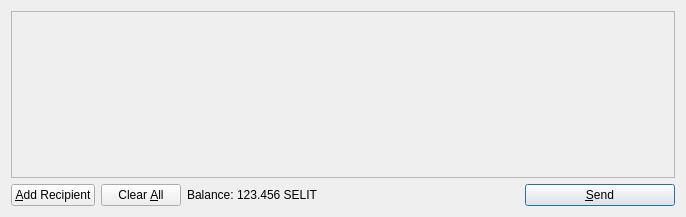
<?xml version="1.0" encoding="UTF-8"?>
<ui version="4.0">
 <class>SendCoinsDialog</class>
 <widget class="QDialog" name="SendCoinsDialog">
  <property name="geometry">
   <rect>
    <x>0</x>
    <y>0</y>
    <width>686</width>
    <height>217</height>
   </rect>
  </property>
  <property name="windowTitle">
   <string>Send Coins</string>
  </property>
  <layout class="QVBoxLayout" name="verticalLayout">
   <item>
    <widget class="QScrollArea" name="scrollArea">
     <property name="widgetResizable">
      <bool>true</bool>
     </property>
     <widget class="QWidget" name="scrollAreaWidgetContents">
      <property name="geometry">
       <rect>
        <x>0</x>
        <y>0</y>
        <width>666</width>
        <height>165</height>
       </rect>
      </property>
      <layout class="QVBoxLayout" name="verticalLayout_2">
       <property name="margin">
        <number>0</number>
       </property>
       <item>
        <layout class="QVBoxLayout" name="entries">
         <property name="spacing">
          <number>6</number>
         </property>
        </layout>
       </item>
       <item>
        <spacer name="verticalSpacer">
         <property name="orientation">
          <enum>Qt::Vertical</enum>
         </property>
         <property name="sizeHint" stdset="0">
          <size>
           <width>20</width>
           <height>40</height>
          </size>
         </property>
        </spacer>
       </item>
      </layout>
     </widget>
    </widget>
   </item>
   <item>
    <layout class="QHBoxLayout" name="horizontalLayout">
     <item>
      <widget class="QPushButton" name="addButton">
       <property name="toolTip">
        <string>Send to multiple recipients at once</string>
       </property>
       <property name="text">
        <string>&amp;Add Recipient</string>
       </property>
       <property name="icon">
        <iconset resource="../bitcoin.qrc">
         <normaloff>:/icons/add</normaloff>:/icons/add</iconset>
       </property>
       <property name="autoDefault">
        <bool>false</bool>
       </property>
      </widget>
     </item>
     <item>
      <widget class="QPushButton" name="clearButton">
       <property name="sizePolicy">
        <sizepolicy hsizetype="Minimum" vsizetype="Fixed">
         <horstretch>0</horstretch>
         <verstretch>0</verstretch>
        </sizepolicy>
       </property>
       <property name="toolTip">
        <string>Remove all transaction fields</string>
       </property>
       <property name="text">
        <string>Clear &amp;All</string>
       </property>
       <property name="icon">
        <iconset resource="../bitcoin.qrc">
         <normaloff>:/icons/remove</normaloff>:/icons/remove</iconset>
       </property>
       <property name="autoRepeatDelay">
        <number>300</number>
       </property>
       <property name="autoDefault">
        <bool>false</bool>
       </property>
      </widget>
     </item>
     <item>
      <layout class="QHBoxLayout" name="horizontalLayout_2">
       <property name="spacing">
        <number>3</number>
       </property>
       <item>
        <widget class="QLabel" name="label">
         <property name="text">
          <string>Balance:</string>
         </property>
        </widget>
       </item>
       <item>
        <widget class="QLabel" name="labelBalance">
         <property name="cursor">
          <cursorShape>IBeamCursor</cursorShape>
         </property>
         <property name="text">
          <string>123.456 SELIT</string>
         </property>
         <property name="textInteractionFlags">
          <set>Qt::LinksAccessibleByMouse|Qt::TextSelectableByKeyboard|Qt::TextSelectableByMouse</set>
         </property>
        </widget>
       </item>
      </layout>
     </item>
     <item>
      <spacer name="horizontalSpacer">
       <property name="orientation">
        <enum>Qt::Horizontal</enum>
       </property>
       <property name="sizeHint" stdset="0">
        <size>
         <width>40</width>
         <height>20</height>
        </size>
       </property>
      </spacer>
     </item>
     <item>
      <widget class="QPushButton" name="sendButton">
       <property name="minimumSize">
        <size>
         <width>150</width>
         <height>0</height>
        </size>
       </property>
       <property name="toolTip">
        <string>Confirm the send action</string>
       </property>
       <property name="text">
        <string>&amp;Send</string>
       </property>
       <property name="icon">
        <iconset resource="../bitcoin.qrc">
         <normaloff>:/icons/send</normaloff>:/icons/send</iconset>
       </property>
       <property name="default">
        <bool>true</bool>
       </property>
      </widget>
     </item>
    </layout>
   </item>
  </layout>
 </widget>
 <resources>
  <include location="../bitcoin.qrc"/>
 </resources>
 <connections/>
</ui>
